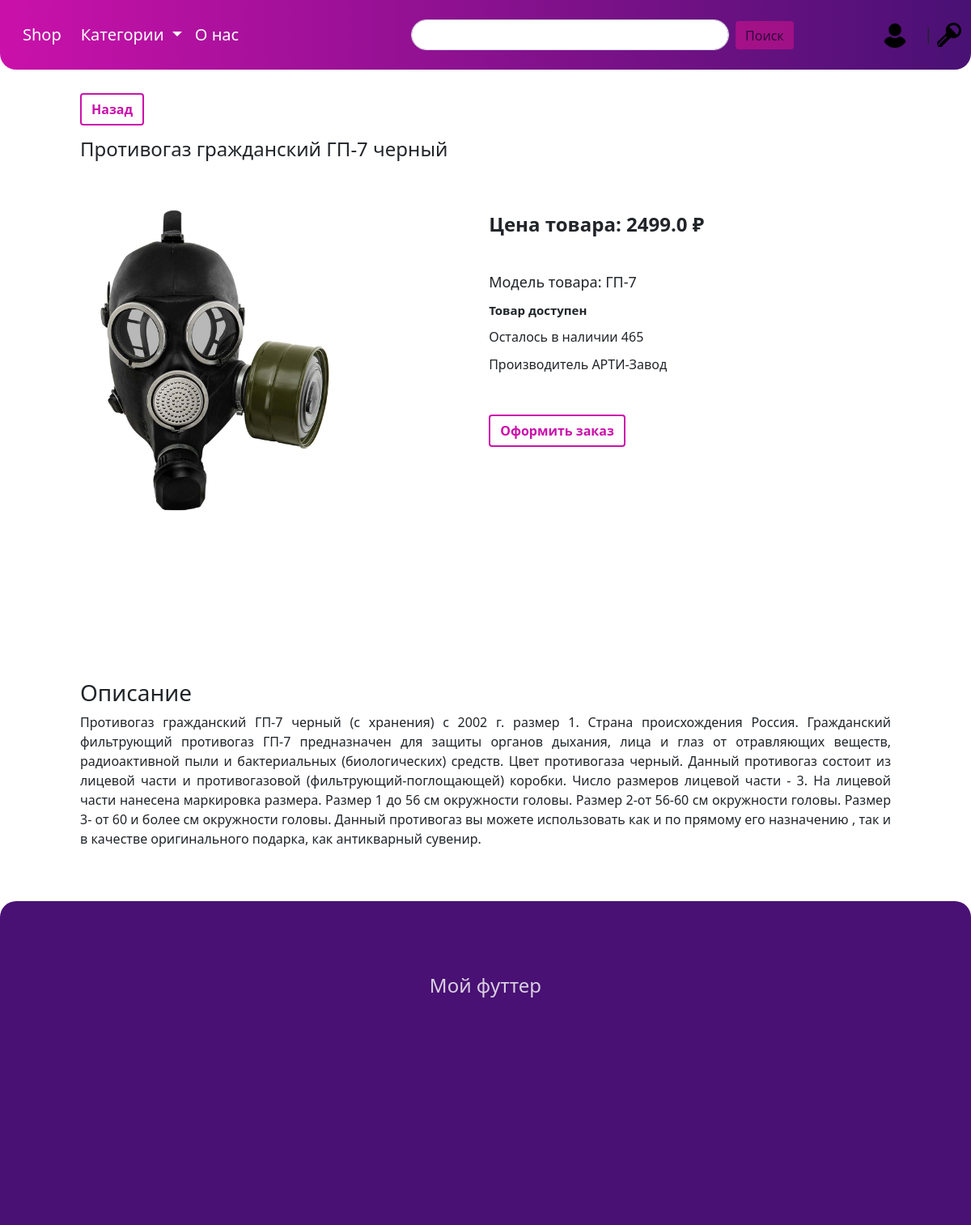
Page /shop/product_info/protivogaz-grazshdaskiy-gp-7-black/ on the earlier database version.
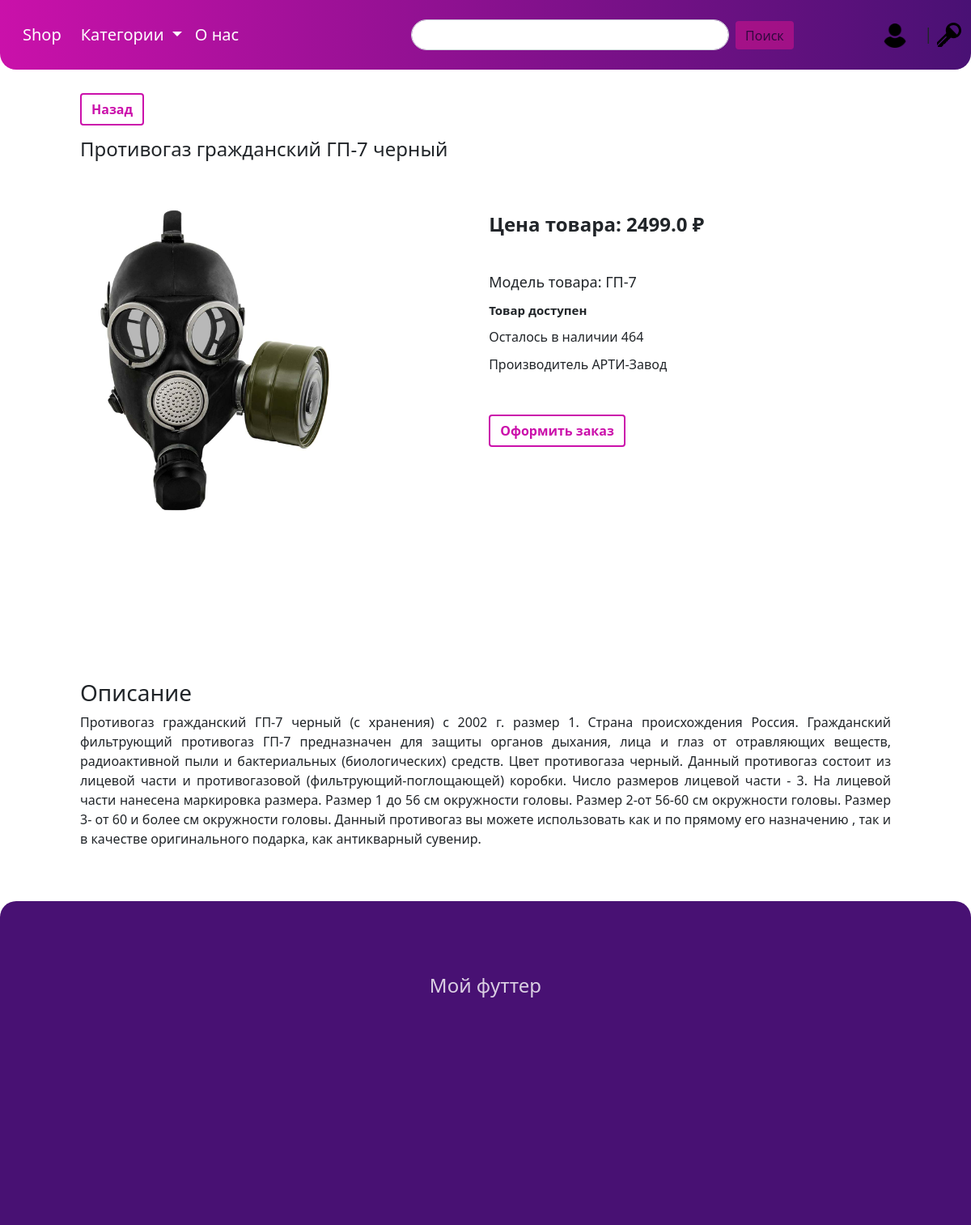
Same page on the later database version.
### shop/models.py (models this page shows, shortened)
class Product(models.Model):
    name = models.CharField(max_length=255, unique=True, verbose_name='Имя товара')
    content = models.TextField(blank=True, verbose_name='Описание')
    image = models.ImageField(upload_to='photos/product/%Y/%m/%d', verbose_name='Изображение')
    model = models.CharField(max_length=255, blank=False, verbose_name='Модель товара')
    price = models.FloatField(verbose_name='Цена')
    is_availability = models.BooleanField(default=False, verbose_name='Доступность')
    quantity = models.IntegerField(default=0, verbose_name='Кол-во в наличии')
    slug = models.SlugField(max_length=255, unique=True, db_index=True, verbose_name='URL')
    cat = models.ForeignKey('Category', on_delete=models.CASCADE, verbose_name='Категория')
    manuf = models.ForeignKey('Manufacturer', on_delete=models.CASCADE, verbose_name='Производитель')
    def get_order_url(self):
        return reverse('order', kwargs={'product_slug': self.slug})
    class Meta:
        verbose_name = 'Товар'
        verbose_name_plural = 'Товары'

class Manufacturer(models.Model):  # Производитель
    name = models.CharField(max_length=255, unique=True, verbose_name='Имя производителя')
    content = models.TextField(blank=True, verbose_name='Описание')
    logo = models.ImageField(upload_to='photos/manufacturer/%Y/%m/%d', verbose_name='Лого')
    slug = models.SlugField(max_length=255, unique=True, db_index=True, verbose_name='URL')
    def __str__(self):
        return self.name
    class Meta:
        verbose_name = 'Производитель'
        verbose_name_plural = 'Производители'

### shop/views.py (the view)
# urls.py: path('product_info/<slug:product_slug>/', ProductInfo.as_view(), name='product-info'),  # роут для вывода инф о создателях
class ProductInfo(DetailView):
    model = Product
    template_name = 'shop/infoProduct.html'
    context_object_name = 'product'
    slug_url_kwarg = 'product_slug'
    def get_context_data(self, **kwargs):
        context = super().get_context_data(**kwargs)
        context['title'] = 'Информация о товаре'
        return context

### shop/models.py (called while the page is built)
    def get_absolute_url(self):
        return reverse('category', kwargs={'cat_slug': self.slug})

### shop/templatetags/mytag.py (called while the page is built)
@register.simple_tag()
def get_categories():
    return Category.objects.all()

### shop/templates/shop/infoProduct.html (shortened to what this page needs)
{% extends 'shop/base.html' %}
{% load mytag %}
{% block content %}
    <div class="go-back-product">
        <a href="{% url 'home' %}">
            <button type="button" class="btn btn-primary button-back">Назад</button>
        </a>
        <h4>{{ product.name }}</h4>
    </div>
    <div class="product-img">
        <img class="image-product" src="{{ product.image.url }}" alt="">
    </div>
    <div class="product-info">
        <div class="price-product">Цена товара: {{ product.price }} ₽</div>
        <div class="model-product">Модель товара: {{ product.model }}</div>
        <div class="aval-product">
            {% if product.is_availability %}
                Товар доступен
            {% else %}
                Товар не доступен
            {% endif %}
        </div>
        <div>Осталось в наличии {{ product.quantity }}</div>
        <div class="manuf">Производитель {{ product.manuf }}</div>
        <div>
            <a href="{{ product.get_order_url }} " class="link">
                <button type="submit" class="btn btn-primary go-order-button">Оформить заказ</button>
            </a>
        </div>
    </div>
    <div class="content-product">
        <h3>Описание</h3>
        <div>
            <p>{{ product.content }}</p>
        </div>
    </div>
{% endblock %}

Differences in the rows shown:
changed Product "Противогаз гражданский ГП-7 черный": quantity "465" → "464"
